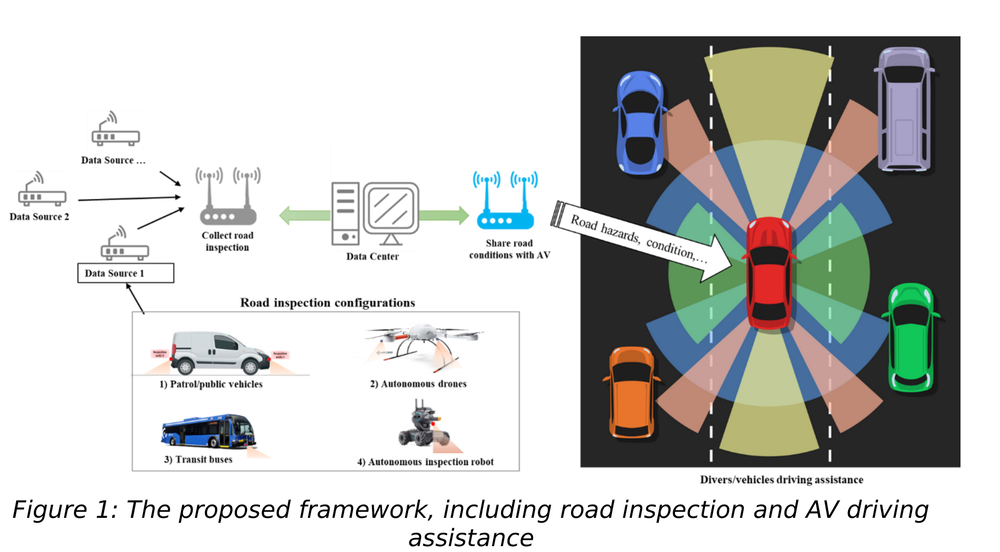
#> input picture src/files/HAIS-framework.png, 1000 x 552 px, shrunk from 1874 x 1035 before the run; its folder holds only this picture in this run
$ python -i utils.py   (imports and definitions only)
#> lines starting #> are read from the running program, lines starting #| are printed output that depends on the picture; after the words box and inside, x2 and y2 are one past the last pixel; in counts of white or black regions, pixels touching at a corner belong together; long printed decimals are rounded

import gc
import os
import xml.etree.cElementTree as ET

import cv2
import matplotlib.pyplot as plt
import numpy as np
import pandas as pd
from skimage.color import gray2rgb, rgb2gray
from skimage.segmentation import mark_boundaries, slic


################# BASIC FUNCTIONS	#################
# [92 lines left out: functions load_json, load_config, save_json, update_json, pkl_to_dict, get_sensor_filename and 4 more, not called in this run]


def get_extension(filename):
    return os.path.splitext(filename)[1][1:]


# [199 lines left out: functions getListOfFiles, getListOfFolders, load_image, save_image, normalize_image, load_tif_as_jpg and 5 more, not called in this run]


def create_new_directory(DIR):
    if not os.path.exists(DIR):
        os.makedirs(DIR)


def create_new_folder(DIR):
    if not os.path.exists(DIR):
        os.makedirs(DIR)


# [6 lines left out: function parent_folder, not called in this run]


def get_extension(filename):
    return os.path.splitext(filename)[1][1:]


# [377 lines left out: functions getListOfFiles, img_array_gray2rgb, split_filename, save_array_to_2rgb, save_array_to_gray, create_file and 5 more, not called in this run]

# %%######################   BOUNDING BOXES CONVERTIONS   ######################

# source:: https://christianbernecker.medium.com/convert-bounding-boxes-from-coco-to-pascal-voc-to-yolo-and-back-660dc6178742
# Converting Coco


def coco_to_pascal_voc(x1, y1, w, h):
    return [x1, y1, x1 + w, y1 + h]


def coco_to_yolo(x1, y1, w, h, image_w, image_h):
    return [((2*x1 + w)/(2*image_w)), ((2*y1 + h)/(2*image_h)), w/image_w, h/image_h]

# Converting Pascal_voc


def pascal_voc_to_coco(x1, y1, x2, y2):
    return [x1, y1, x2 - x1, y2 - y1]


def pascal_voc_to_yolo(x1, y1, x2, y2, image_w, image_h):
    return [((x2 + x1)/(2*image_w)), ((y2 + y1)//(2*image_h)), (x2 - x1)/image_w, (y2 - y1)/image_h]

# Converting Yolo


# [72 lines left out: functions yolo_to_coco, yolo_to_pascal_voc, plot_cv_bbox, create_circular_mask, relax_mask, mask_relaxation_cercle, not called in this run]


def background_removel(img, bs_level=1, disp=1):
    '''
    2D background subtruction/removal
    bs_level : backgound subtruction: 0) disabled 1) outer-backround removal 2) all background removal
    '''
    if bs_level == 1:
        mask = compute_outer_mask(img, disp=disp)
    elif bs_level == 2:
        if len(img.shape) == 3:
            img_gray = rgb2gray(img)
        else:
            img_gray = img
        # create a binary thresholded image
        _, binary = cv2.threshold(
            img_gray, 0.5*img_gray.max(), img_gray.max(), cv2.THRESH_BINARY_INV)
        # masks further processing
        mask = mask = invert_binary_mask(binary)
    else:
        mask = 1+np.copy(img)

    # sompute the masked image
    img_ = np.empty_like(img)
    if len(img.shape) == 3:
        img_ = np.multiply(img, gray2rgb(mask))
    else:
        img_ = np.multiply(img, mask)
    return img_, mask


def invert_binary_mask(arr):
    '''
    invert binary mask such that  1 <--> 0.
    arr: input binary 0/1 array
    '''
    val = np.sort(np.unique(arr))
    if len(val) == 2:
        where_0 = np.where(arr == val[0])
        where_1 = np.where(arr == val[1])
        arr[where_0] = 1
        arr[where_1] = 0
    else:
        msg = f'Error: the input mask is not a binary mask. it contain {len(val)} different values {val}:  '
        print(msg)
        return arr
        # raise Exception(msg)
    return arr


def backgroung_statistics(mask, img_gray):
    idx_bckgnd = np.where(mask == 0)
    mean_bckgnd = [np.mean(img_gray[idx_bckgnd])]
    std_bckgnd = [np.std(img_gray[idx_bckgnd])]
    return mean_bckgnd, std_bckgnd


# [56 lines left out: function compute_outer_mask, not called in this run]


def search_similar_segment(input_mean, input_std, mean_, std_, mean_th=0.2, std_th=0.2):
    seg_new = -1
    dm = np.inf
    ds = np.inf
    for cnt, (m, s) in enumerate(zip(mean_, std_)):
        if m*(1-mean_th) <= input_mean <= m*(1+mean_th):
            # input_std**2 <= (s**2)*(1+std_th) :# (s**2)*(1-std_th) <=
            if std_th == 0.0 or input_std <= std_th*s:
                if np.abs(input_std-m) < dm and np.abs(input_std-s) < ds:
                    seg_new = cnt
                    dm = np.abs(input_std-m)
                    ds = np.abs(input_std-s)

    # if no similar region is found
    if seg_new == -1:
        seg_new = len(mean_)
        mean_.append(input_mean)
        std_.append(input_std)

    return seg_new, mean_, std_


def refine_segment_statistic(segments, img, mean_th=0.2, std_th=0.2, nb_defect_segment=1, mean_=[], std_=[]):
    print(
        f'\n--> Segments refininment : background statistics= mean={mean_}, std={std_}')
    list_segments = np.unique(segments)
    # print('list_segments=', list_segments)
    segments_slic_refined = np.empty_like(segments)
    for seg in list_segments:
        idx = np.where(segments == seg)
        vals = img[idx][:]
        mean, st = vals.mean(), vals.std()
        # print(f'segment{seg}, mean={mean}, std={st}')
        seg_new, mean_, std_ = search_similar_segment(
            mean, st, mean_, std_, mean_th, std_th)

        # assign new refined segment
        segments_slic_refined[idx] = seg_new

    # get the defect
    detected_defect = np.empty_like(segments_slic_refined)
    segments_label = np.unique(segments_slic_refined)
    list_means = np.sort(mean_)
    # input(f'FLAG: \n list_means={list_means} \n segments_label={segments_label} \n mean_={mean_} \n nb_defect_segment = {nb_defect_segment}')
    idx = np.where(mean_ <= list_means[nb_defect_segment-1])

    defect_list = segments_label[idx]
    for defect in defect_list:
        if defect != 0:
            idx_defect = np.where(segments_slic_refined == defect)
            detected_defect[idx_defect] = 1.0  # defect

    return segments_slic_refined, detected_defect


def segment_image_DSP(img0, n_segments=1000, compactness=10, mean_th=0.3, std_th=0.9, nb_defect_segment=3, disp=1):
    # Adaptive Equalization
    from skimage import exposure
    from skimage.util import img_as_float
    print(f' imgsize={img0.shape}')
    img0 = img_as_float(img0)
    img = exposure.equalize_adapthist(img0, clip_limit=0.03)
    # Convert the image to grayscale
    img_gray = rgb2gray(img)
    # background removal
    img_, mask = background_removel(img, bs_level=2, disp=disp)

    mean_bckgnd, std_bckgnd = backgroung_statistics(mask, img_gray)

    # fig, ax = plt.subplots(2, 2, figsize=(10, 10), sharex=True, sharey=True)
    # ax[0, 0].imshow(np.multiply(img_gray, mask1 ))
    # ax[0, 0].set_title('image*mask')
    # ax[0, 1].imshow(mask1)
    # ax[0, 1].set_title('mask')
    # ax[1, 0].imshow(np.multiply(img_gray, mask ), cmap='jet')
    # ax[1, 0].set_title('image* outer-mask')
    # ax[1, 1].imshow(mask)#mark_boundaries(img, segments_slic_refined))
    # ax[1, 1].set_title('outer-mask ')

    # https://scikit-image.org/docs/dev/auto_examples/segmentation/plot_segmentations.html
    # segments_slic = slic(img, n_segments=n_segments, compactness=compactness, sigma=0.5, start_label=1)

    segments_slic_1 = slic(img, n_segments=n_segments,
                           compactness=compactness, sigma=0.5, start_label=1)

    segments_slic_2 = np.multiply(segments_slic_1, mask)

    segments_slic_refined, detected_defect = refine_segment_statistic(segments_slic_2, img_gray, mean_th=mean_th, std_th=std_th,
                                                                      nb_defect_segment=nb_defect_segment, mean_=mean_bckgnd, std_=std_bckgnd)
    # display
    if disp >= 1:
        print(f'img max={img.max()}, gray img max={img_gray.max()}')
        # Figure of comparison
        fig, ax = plt.subplots(2, 2, figsize=(
            10, 10), sharex=True, sharey=True)
        ax[0, 0].imshow(mark_boundaries(img, segments_slic_1))
        ax[0, 0].set_title(
            f'SLIC segment Boundaries [{len(np.unique(segments_slic_1))} segments]')
        ax[1, 0].imshow(img)  # mark_boundaries(img, segments_slic_refined))
        ax[1, 0].set_title('Original image')
        ax[0, 1].imshow(segments_slic_refined, cmap='hot')
        ax[0, 1].set_title(
            f'proposed SLIC segments refining [{len(np.unique(segments_slic_refined))} segments]')
        ax[1, 1].imshow(img, interpolation='none', origin='lower')
        # ax[1, 1].imshow(segments_slic_refined, cmap='hot', interpolation='none', alpha=0.4)
        ax[1, 1].imshow(detected_defect, cmap='Reds',
                        interpolation='none', alpha=0.4)
        ax[1, 1].set_title(
            f'Defect detection [defect_th = {nb_defect_segment} segments] ')

        for a in ax.ravel():
            a.set_axis_off()

        plt.tight_layout()
        plt.show()

    return segments_slic_refined


# [26 lines left out: function count_pixels, not called in this run]

>>> import cv2
>>> picture = cv2.cvtColor(cv2.imread('../files/HAIS-framework.png'), cv2.COLOR_BGR2RGB)
>>> result = segment_image_DSP(picture)
#|  imgsize=(552, 1000, 3)
#> in background_removel, `_, binary = cv2.threshold( img_gray, 0.5*img_gray.max(), img_gray.max(..`:
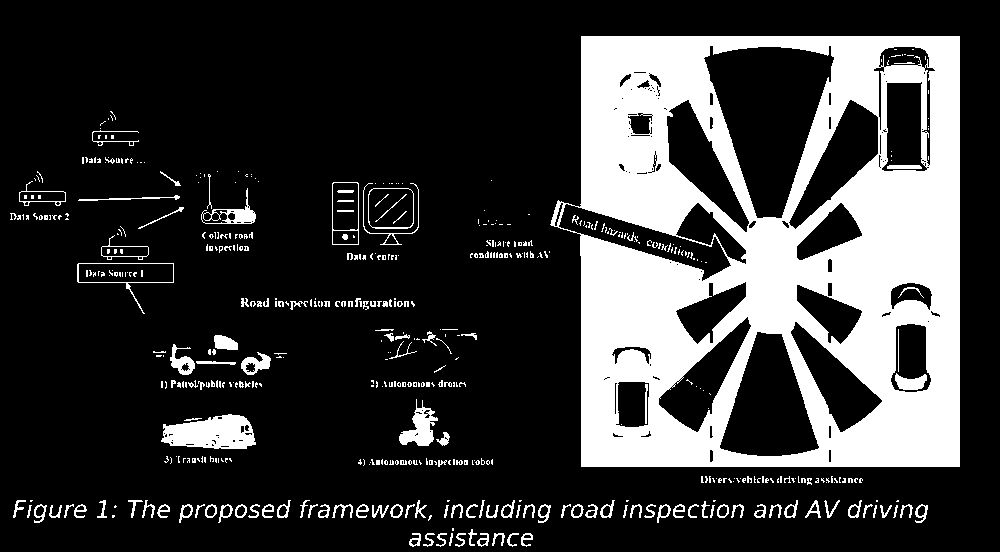
#> binary: shape (552, 1000) float64; values 0 (black) and 1 (white), 22.3% white; 523 white regions (369 under 20 px), largest, box (x1, y1, x2, y2) and area: (550, 36, 960, 467) 106105, (161, 414, 256, 449) 2364, (399, 399, 438, 446) 846
#> in invert_binary_mask, `val = np.sort(np.unique(arr))`: val = [0, 1]
#> in invert_binary_mask, `where_0 = np.where(arr == val[0])`: where_0 = 428913 positions, rows 0 to 551, columns 0 to 999
#> in invert_binary_mask, `where_1 = np.where(arr == val[1])`: where_1 = 123087 positions, rows 36 to 546, columns 10 to 959
#> in background_removel, `img_ = np.multiply(img, gray2rgb(mask))`:
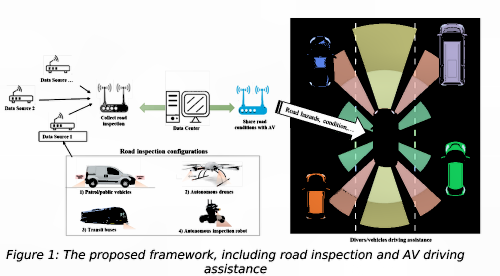
#> img_: shape (552, 1000, 3) float64 (shown at 1/2 size); mean R, G, B 0.725, 0.727, 0.714
#> in backgroung_statistics, `idx_bckgnd = np.where(mask == 0)`: idx_bckgnd has the same summary as where_1 in invert_binary_mask
#> in backgroung_statistics, `mean_bckgnd = [np.mean(img_gray[idx_bckgnd])]`: mean_bckgnd = [0.23]
#> in backgroung_statistics, `std_bckgnd = [np.std(img_gray[idx_bckgnd])]`: std_bckgnd = [0.112]
#> in segment_image_DSP, `mean_bckgnd, std_bckgnd = backgroung_statistics(mask, img_gray)`: mean_bckgnd = [0.23]; std_bckgnd = [0.112]
#> in segment_image_DSP, `segments_slic_1 = slic(img, n_segments=n_segments, compactness=compact..`:
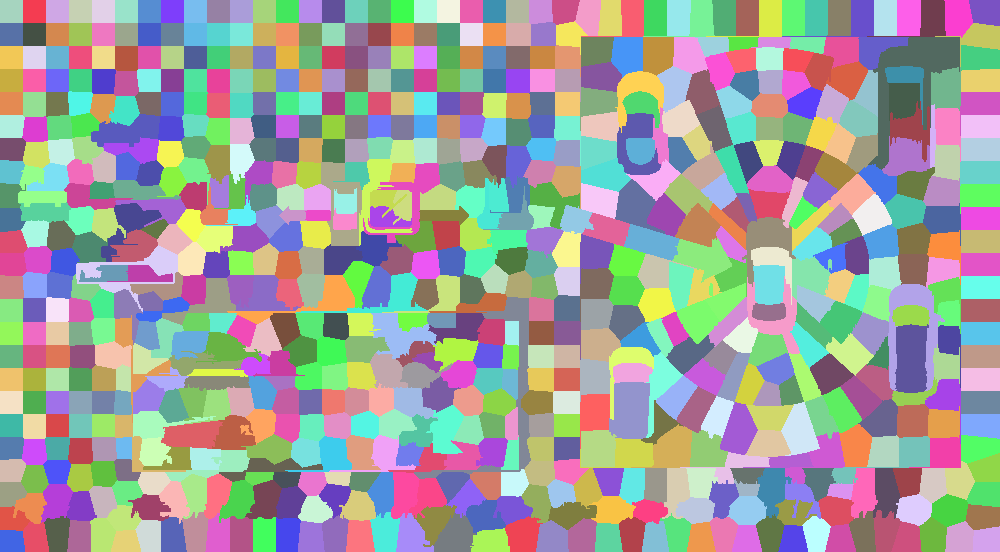
#> segments_slic_1: shape (552, 1000) int64; 772 distinct labels, from 1 to 772; one colour per label, 0 black
#> in segment_image_DSP, `segments_slic_2 = np.multiply(segments_slic_1, mask)`:
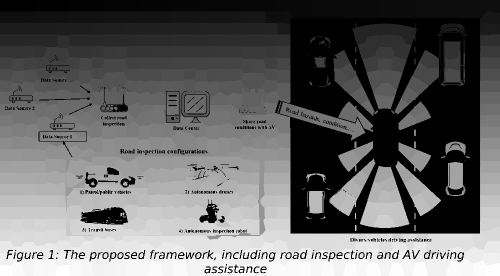
#> segments_slic_2: shape (552, 1000) float64 (shown at 1/2 size); min 0, max 772, mean 310; drawn with min black and max white
#| --> Segments refininment : background statistics= mean=[0.2304], std=[0.1117]
#> in refine_segment_statistic, `list_segments = np.unique(segments)`: list_segments = 730 values from 0 to 772
#> the loop in refine_segment_statistic, `for seg in list_segments:` made 730 passes
#> after the loop in refine_segment_statistic, `for seg in list_segments:`:
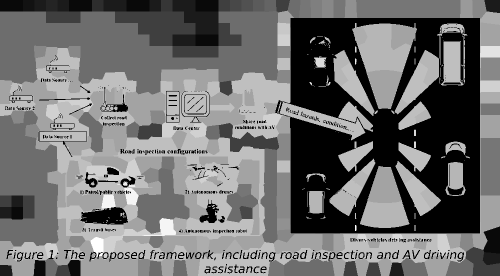
#> segments_slic_refined: shape (552, 1000) float64 (shown at 1/2 size); min 1, max 29, mean 13.4; drawn with min black and max white
#> after the loop in refine_segment_statistic, `for seg in list_segments:`: mean_ = 30 values, max 0.996 at index 12, min 0.23 at index 0, mean 0.892; std_ = 30 values, max 0.206 at index 27, min 1.17e-05 at index 2, mean 0.0525
#> in refine_segment_statistic, `segments_label = np.unique(segments_slic_refined)`: segments_label = 29 values from 1 to 29
#> in refine_segment_statistic, `list_means = np.sort(mean_)`: list_means = 30 values from 0.23 to 0.996
#> in refine_segment_statistic, `idx = np.where(mean_ <= list_means[nb_defect_segment-1])`: idx = ([0, 1, 21],)
#> in refine_segment_statistic, `defect_list = segments_label[idx]`: defect_list = [1, 2, 22]
#> the loop in refine_segment_statistic, `for defect in defect_list:` made 3 passes
#> (defect, idx_defect) on pass 3: (22, 109251 positions, rows 46 to 551, columns 0 to 960)
#> after the loop in refine_segment_statistic, `for defect in defect_list:`:
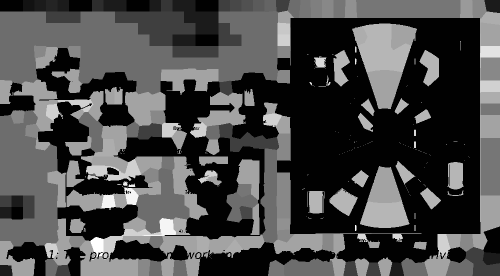
#> detected_defect: shape (552, 1000) float64 (shown at 1/2 size); min 1, max 255, mean 75.2
#| img max=1.0, gray img max=1.0
#> in segment_image_DSP, `plt.show()`:
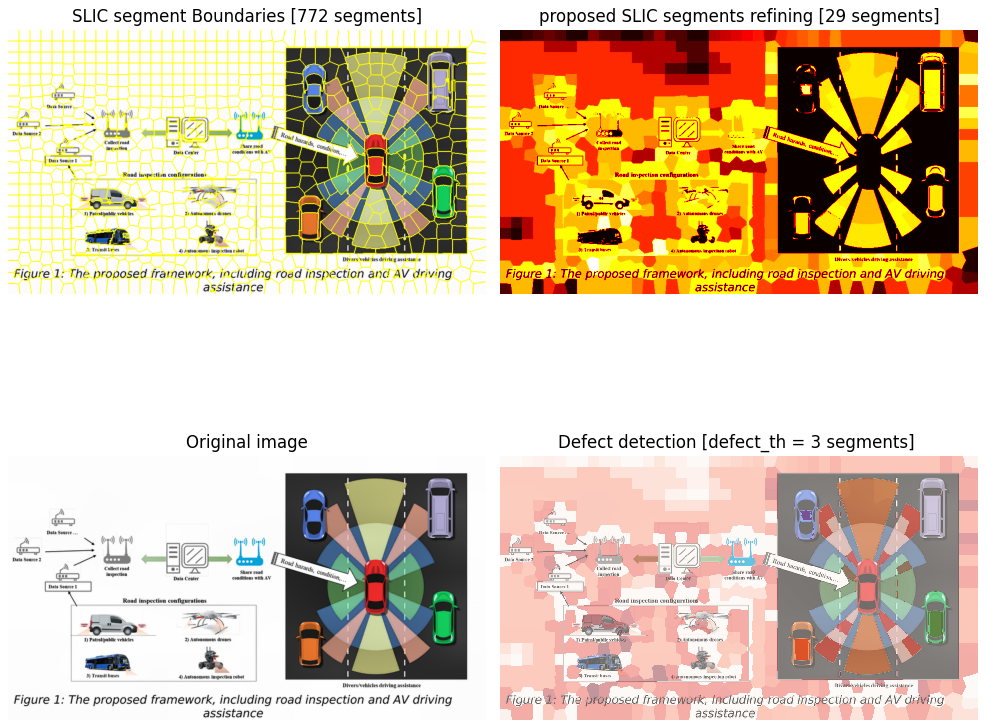
#> figure drawn by matplotlib, 4 panels

$ run again, on src/files/hais-system.png
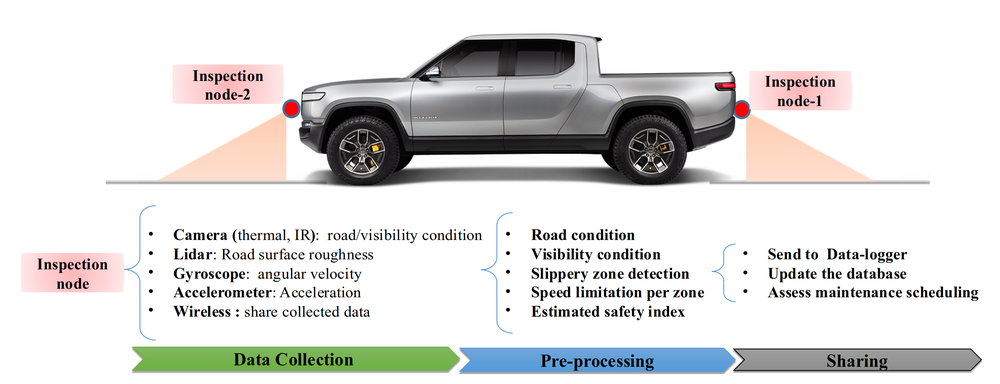
#> input picture src/files/hais-system.png, 1000 x 384 px, shrunk from 2789 x 1072 before the run
#|  imgsize=(384, 1000, 3)
#> in background_removel, `_, binary = cv2.threshold( img_gray, 0.5*img_gray.max(), img_gray.max(..`:
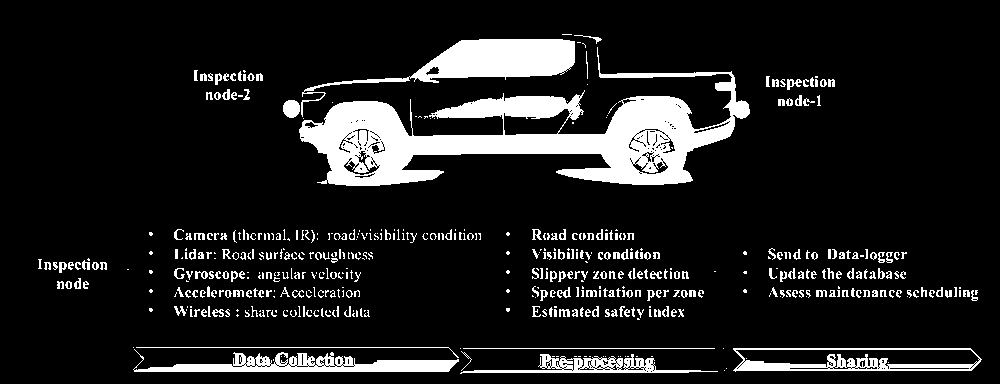
#> binary: shape (384, 1000) float64; values 0 (black) and 1 (white), 12% white; 523 white regions (260 under 20 px), largest, box (x1, y1, x2, y2) and area: (299, 47, 750, 186) 22126, (301, 39, 575, 117) 5622, (133, 349, 459, 372) 3385
#> val = [0, 1]
#> where_0 = 337874 positions, rows 0 to 383, columns 0 to 999
#> where_1 = 46126 positions, rows 34 to 373, columns 38 to 981
#> in backgroung_statistics, `mean_bckgnd = [np.mean(img_gray[idx_bckgnd])]`: mean_bckgnd = [0.248]
#> in backgroung_statistics, `std_bckgnd = [np.std(img_gray[idx_bckgnd])]`: std_bckgnd = [0.157]
#> in segment_image_DSP, `mean_bckgnd, std_bckgnd = backgroung_statistics(mask, img_gray)`: mean_bckgnd = [0.248]; std_bckgnd = [0.157]
#> segments_slic_1: shape (384, 1000) int64; 779 distinct labels, from 1 to 779
#| --> Segments refininment : background statistics= mean=[0.2483], std=[0.1574]
#> list_segments = 760 values from 0 to 779
#> the loop in refine_segment_statistic, `for seg in list_segments:` made 760 passes
#> after the loop in refine_segment_statistic, `for seg in list_segments:`: mean_ = 25 values, max 0.996 at index 2, min 0.248 at index 0, mean 0.887; std_ = 25 values, max 0.169 at index 23, min 3.33e-16 at index 2, mean 0.0617
#> segments_label = 24 values from 1 to 24
#> list_means = 25 values from 0.248 to 0.996
#> in refine_segment_statistic, `idx = np.where(mean_ <= list_means[nb_defect_segment-1])`: idx = ([0, 1, 20],)
#> defect_list = [1, 2, 21]
#> the loop in refine_segment_statistic, `for defect in defect_list:` made 3 passes
#> (defect, idx_defect) on pass 3: (21, 4195 positions, rows 160 to 371, columns 171 to 821)
#| img max=1.0, gray img max=1.0
#> in segment_image_DSP, `plt.show()`:
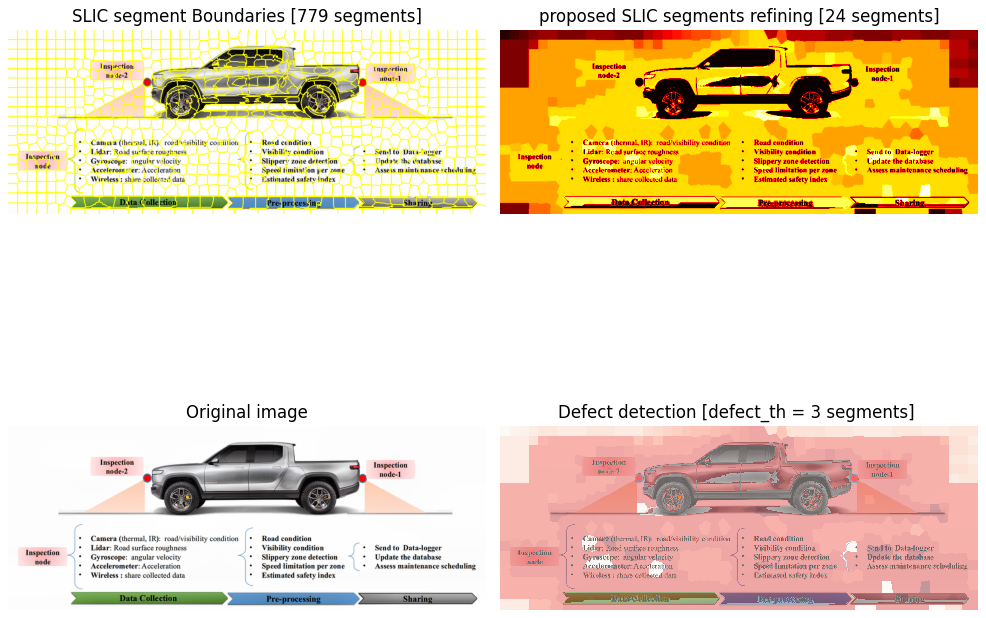
#> figure drawn by matplotlib, 4 panels
